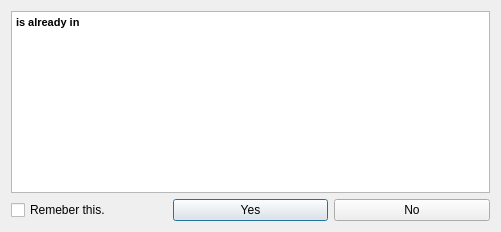
<?xml version="1.0" encoding="UTF-8"?>
<ui version="4.0">
 <class>MWChooseDialog</class>
 <widget class="QDialog" name="MWChooseDialog">
  <property name="geometry">
   <rect>
    <x>0</x>
    <y>0</y>
    <width>501</width>
    <height>232</height>
   </rect>
  </property>
  <property name="windowTitle">
   <string>Dialog</string>
  </property>
  <layout class="QVBoxLayout" name="verticalLayout">
   <item>
    <widget class="QTextEdit" name="textEdit">
     <property name="readOnly">
      <bool>true</bool>
     </property>
     <property name="html">
      <string>&lt;!DOCTYPE HTML PUBLIC &quot;-//W3C//DTD HTML 4.0//EN&quot; &quot;http://www.w3.org/TR/REC-html40/strict.dtd&quot;&gt;
&lt;html&gt;&lt;head&gt;&lt;meta name=&quot;qrichtext&quot; content=&quot;1&quot; /&gt;&lt;style type=&quot;text/css&quot;&gt;
p, li { white-space: pre-wrap; }
&lt;/style&gt;&lt;/head&gt;&lt;body style=&quot; font-family:'MS Shell Dlg 2'; font-size:8.25pt; font-weight:400; font-style:normal;&quot;&gt;
&lt;p style=&quot; margin-top:0px; margin-bottom:0px; margin-left:0px; margin-right:0px; -qt-block-indent:0; text-indent:0px;&quot;&gt;&lt;span style=&quot; font-weight:600;&quot;&gt;is already in&lt;/span&gt;&lt;/p&gt;&lt;/body&gt;&lt;/html&gt;</string>
     </property>
    </widget>
   </item>
   <item>
    <layout class="QHBoxLayout" name="horizontalLayout">
     <item>
      <widget class="QCheckBox" name="remeberCheckBox">
       <property name="text">
        <string>Remeber this.</string>
       </property>
      </widget>
     </item>
     <item>
      <widget class="QPushButton" name="yesButton">
       <property name="text">
        <string>Yes</string>
       </property>
       <property name="autoDefault">
        <bool>false</bool>
       </property>
       <property name="default">
        <bool>true</bool>
       </property>
       <property name="flat">
        <bool>false</bool>
       </property>
      </widget>
     </item>
     <item>
      <widget class="QPushButton" name="noButton">
       <property name="text">
        <string>No</string>
       </property>
      </widget>
     </item>
    </layout>
   </item>
  </layout>
 </widget>
 <resources/>
 <connections/>
</ui>
